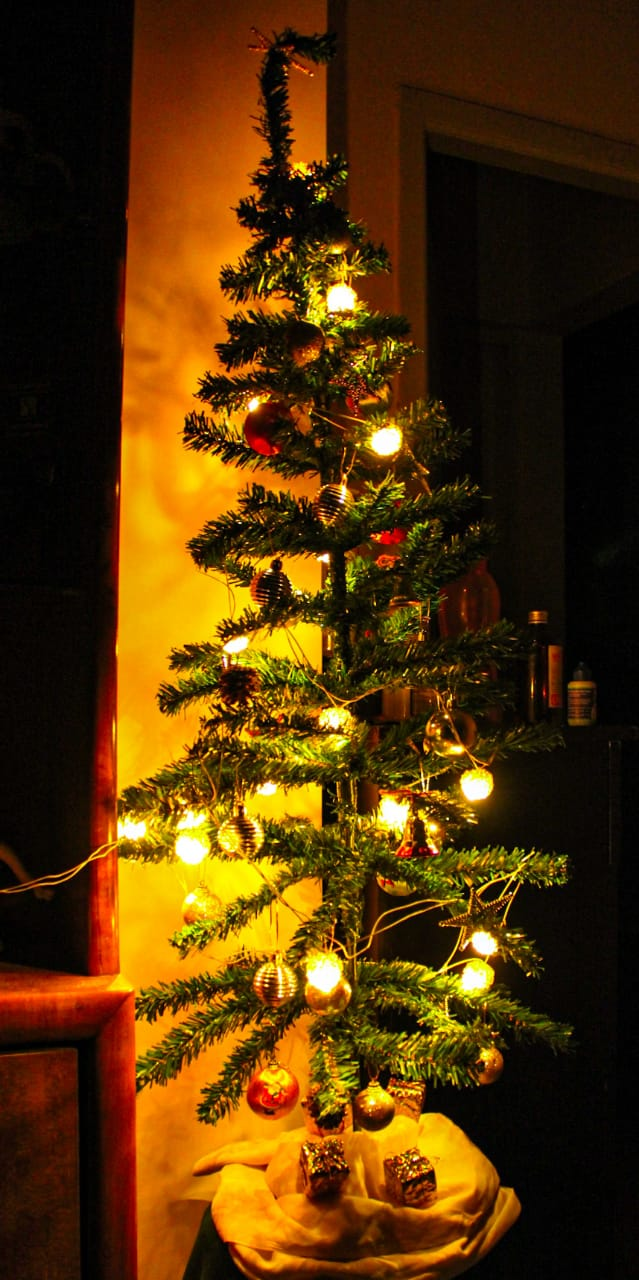
#> input picture 10795.JPEG, 639 x 1280 px, found by its file name
$ python AGCWD_sk.py
#> lines starting #> are read from the running program, lines starting #| are printed output that depends on the picture
#> further down, inp_img is the input picture: shape (1280, 639, 3); mean R, G, B 85.5, 51.6, 6.3
# -*- coding: utf-8 -*-
"""
 Adaptive gamma correction based on the reference.
 Reference:
   S. Huang, F. Cheng and Y. Chiu, "Efficient Contrast Enhancement Using Adaptive Gamma Correction With
   Weighting Distribution," in IEEE Transactions on Image Processing, vol. 22, no. 3, pp. 1032-1041,
   March 2013. doi: 10.1109/TIP.2012.2226047

"""
from skimage import io,color,exposure
import numpy as np

def RGB2HSV(img):
    i = color.rgb2hsv(img)
#> i: shape (1280, 639, 3) float64; mean of channels 0, 1, 2 0.104, 0.803, 0.336
    i = i[:,:,2]
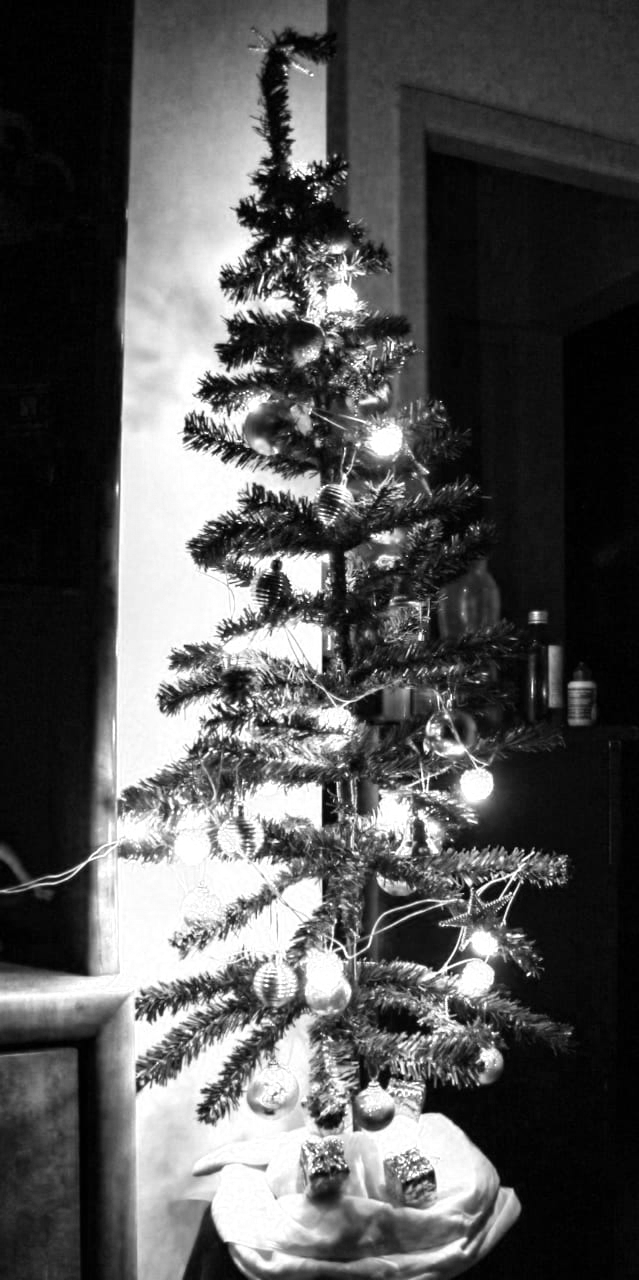
#> i: shape (1280, 639) float64; min 0, max 1, mean 0.336
    i = i * 255
    i = np.uint8(i)
    return i

def get_pdf(img):
    pixelcounts,a = exposure.histogram(img)
#> pixelcounts = 256 values, max 29326 at index 255, min 0 at index 33, mean 3195; a = 256 values from 0 to 255
    pdf = pixelcounts/np.size(img)
#> pdf = 256 values, max 0.0359 at index 255, min 0 at index 33, mean 0.00391
    return pdf

def SetValueChannel(color_image,value_channel):
    value_channel = np.double(value_channel)
    value_channel = value_channel/255
    color_image = color.rgb2hsv(color_image)
    color_image[:,:,2] = value_channel
    color_image = np.uint8(np.round(color.hsv2rgb(color_image) * 255))
    return color_image

def AGCWD(img):
    weighting_parameter = 0.5
    image = img
    image = RGB2HSV(image)
    pdf = get_pdf(image)
    Max = max(pdf)
#> Max = 0.0359
    Min = min(pdf)
#> Min = 0
    pdf_w = Max * (((pdf-Min)/(Max - Min)) ** weighting_parameter)
#> pdf_w = 256 values, max 0.0359 at index 255, min 0 at index 33, mean 0.00999
    cdf_w = np.cumsum(pdf_w)/sum(pdf_w)
#> cdf_w = 256 values from 0.00434 to 1
    l = np.arange(0,256)
    l_max = 255
    for i in l:
        l[i] = np.array([l_max * (l[i]/l_max) ** (1 - cdf_w[i])])
#> after the loop, l = 256 values from 0 to 255
    l = np.uint8(l)

    enhanced_image = image
    h,w = image.shape
#> h = 1280; w = 639
    for i in range(0,h):
        for j in range(0,w):
            intensity = enhanced_image[i][j]
            enhanced_image[i][j] = l[intensity]
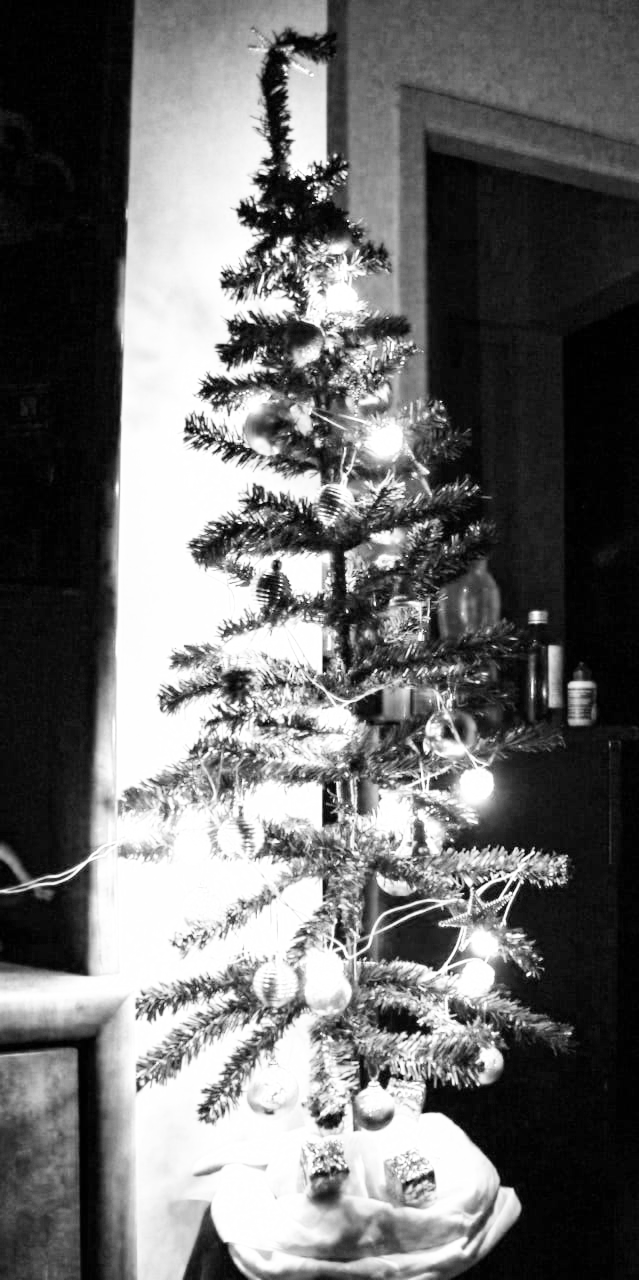
#> enhanced_image: shape (1280, 639); min 0, max 255, mean 109.7
    enhanced_image = SetValueChannel(img, enhanced_image)
#> in SetValueChannel, `color_image[:,:,2] = value_channel`: color_image: shape (1280, 639, 3) float64; mean of channels 0, 1, 2 0.104, 0.803, 0.43
#> in SetValueChannel, `color_image = np.uint8(np.round(color.hsv2rgb(color_image) * 255))`:
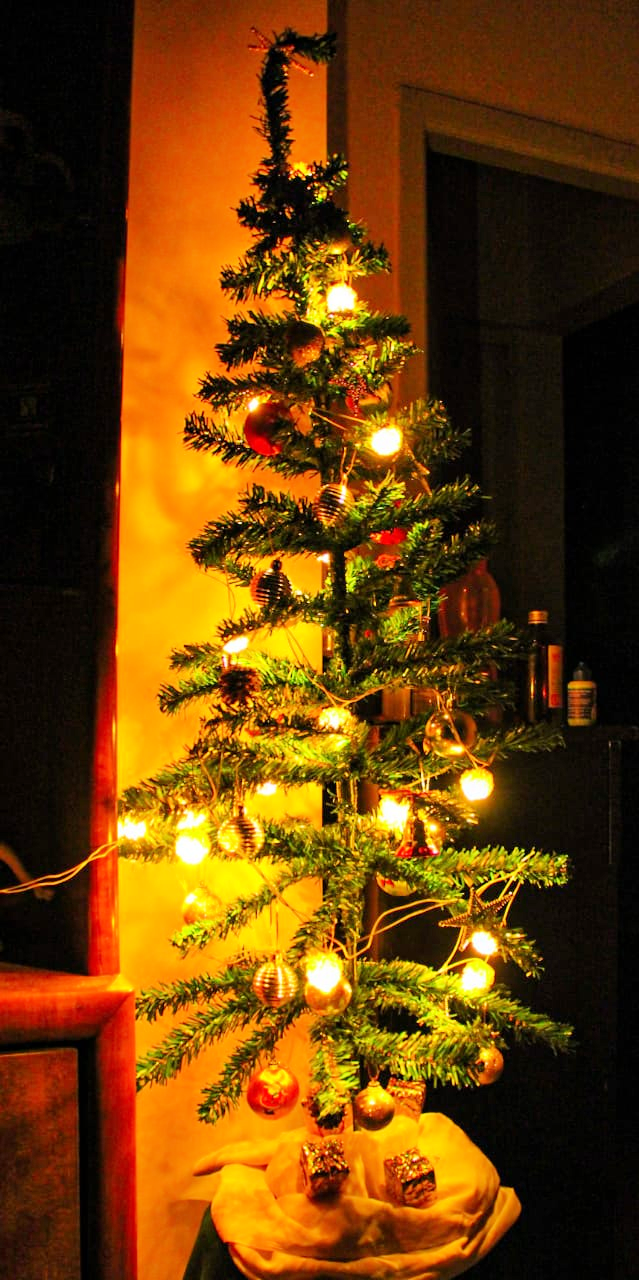
#> color_image: shape (1280, 639, 3); mean R, G, B 109.4, 64.2, 7.9
    return enhanced_image

#Load the input image

inp_img = io.imread('C:/Users/Abhi/Downloads/10795.jpeg')
test = AGCWD(inp_img)
io.imsave('AGCWD_Output.png',test)

$ run again, with 1.JPG copied over 10795.JPEG
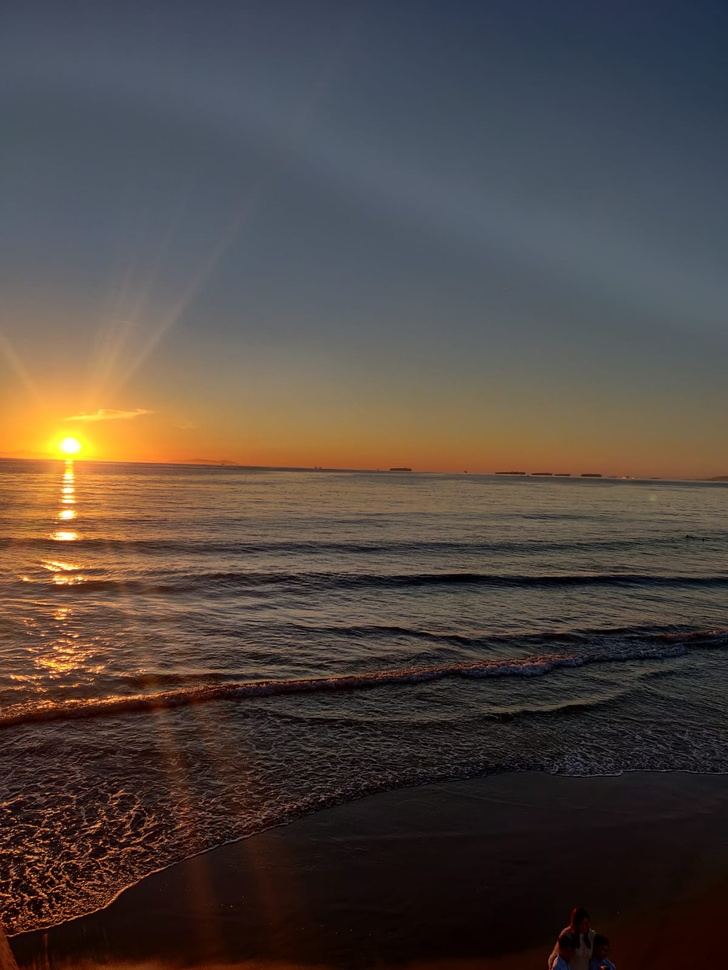
#> input picture 1.JPG, 728 x 970 px, shrunk from 1200 x 1599 before the run, found by its file name
#> inp_img is the input picture: shape (970, 728, 3); mean R, G, B 80.6, 70.6, 65.4
#> in RGB2HSV, `i = i[:,:,2]`:
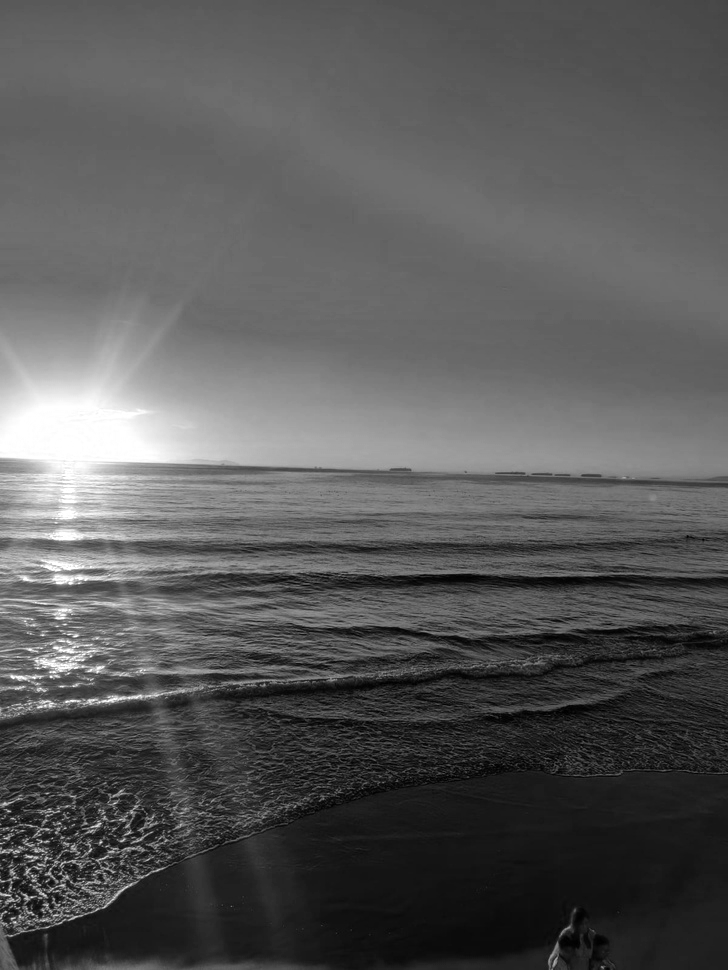
#> i: shape (970, 728) float64; min 0, max 1, mean 0.348
#> pixelcounts = 256 values, max 27465 at index 105, min 0 at index 33, mean 2758.4; a = 256 values from 0 to 255
#> in get_pdf, `pdf = pixelcounts/np.size(img)`: pdf = 256 values, max 0.0389 at index 105, min 0 at index 33, mean 0.00391
#> Max = 0.0389
#> Min = 0
#> pdf_w = 256 values, max 0.0389 at index 105, min 0 at index 33, mean 0.00986
#> cdf_w = 256 values from 0.000509 to 1
#> after the loop in AGCWD, `for i in l:`: l = 256 values from 0 to 255
#> in SetValueChannel, `color_image = np.uint8(np.round(color.hsv2rgb(color_image) * 255))`:
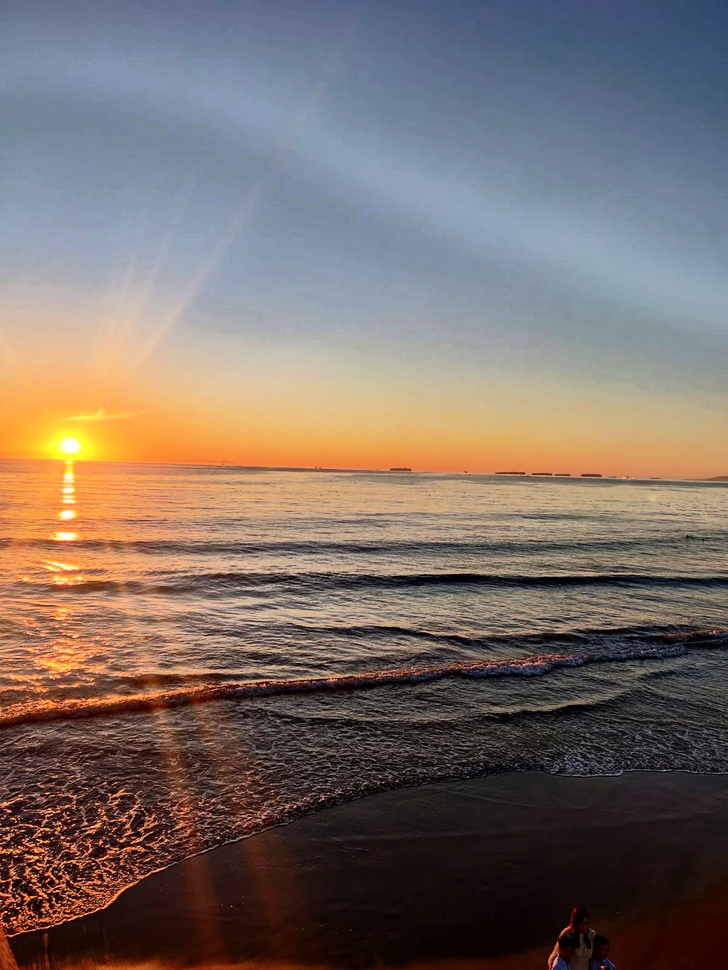
#> color_image: shape (970, 728, 3); mean R, G, B 122.3, 108.8, 102.5

$ run again, with 2.JPG copied over 10795.JPEG
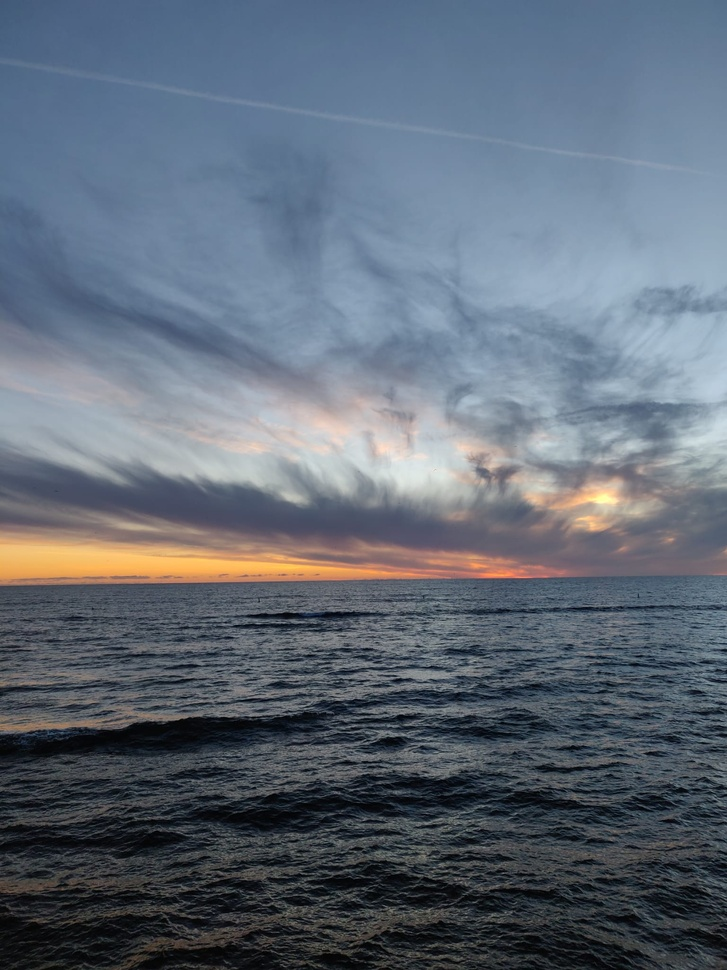
#> input picture 2.JPG, 727 x 970 px, shrunk from 1536 x 2048 before the run, found by its file name
#> inp_img is the input picture: shape (970, 727, 3); mean R, G, B 96.8, 106.8, 119.4
#> in RGB2HSV, `i = i[:,:,2]`:
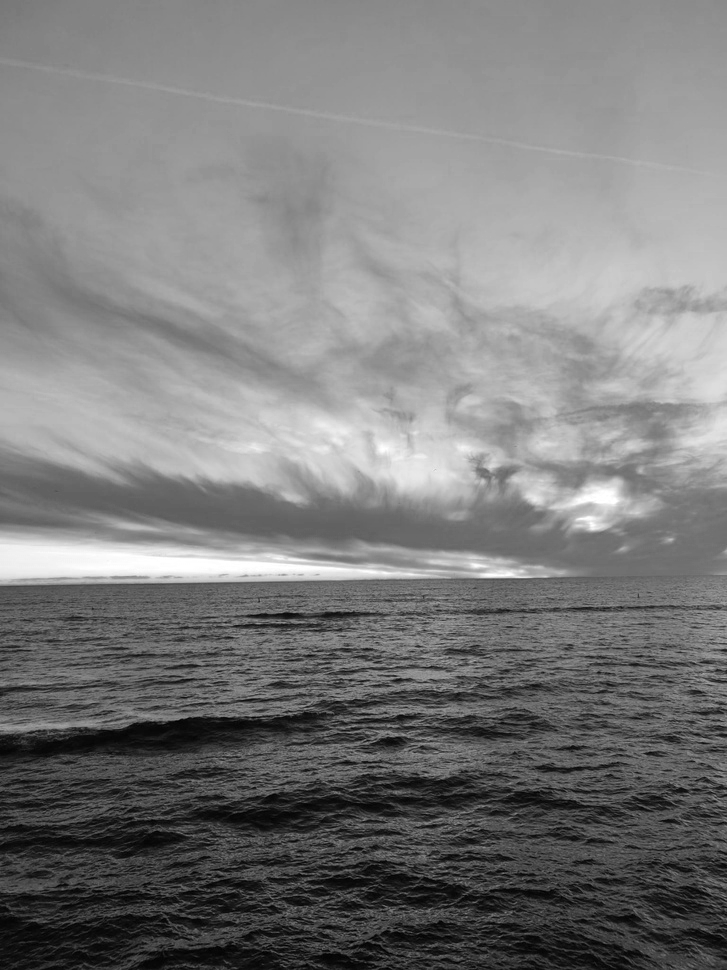
#> i: shape (970, 727) float64; min 0, max 1, mean 0.483
#> pixelcounts = 256 values, max 17023 at index 147, min 0 at index 33, mean 2754.6; a = 256 values from 0 to 255
#> in get_pdf, `pdf = pixelcounts/np.size(img)`: pdf = 256 values, max 0.0241 at index 147, min 0 at index 33, mean 0.00391
#> Max = 0.0241
#> Min = 0
#> pdf_w = 256 values, max 0.0241 at index 147, min 0 at index 33, mean 0.00846
#> cdf_w = 256 values from 0.000241 to 1
#> after the loop in AGCWD, `for i in l:`: l = 256 values from 0 to 255
#> in SetValueChannel, `color_image = np.uint8(np.round(color.hsv2rgb(color_image) * 255))`:
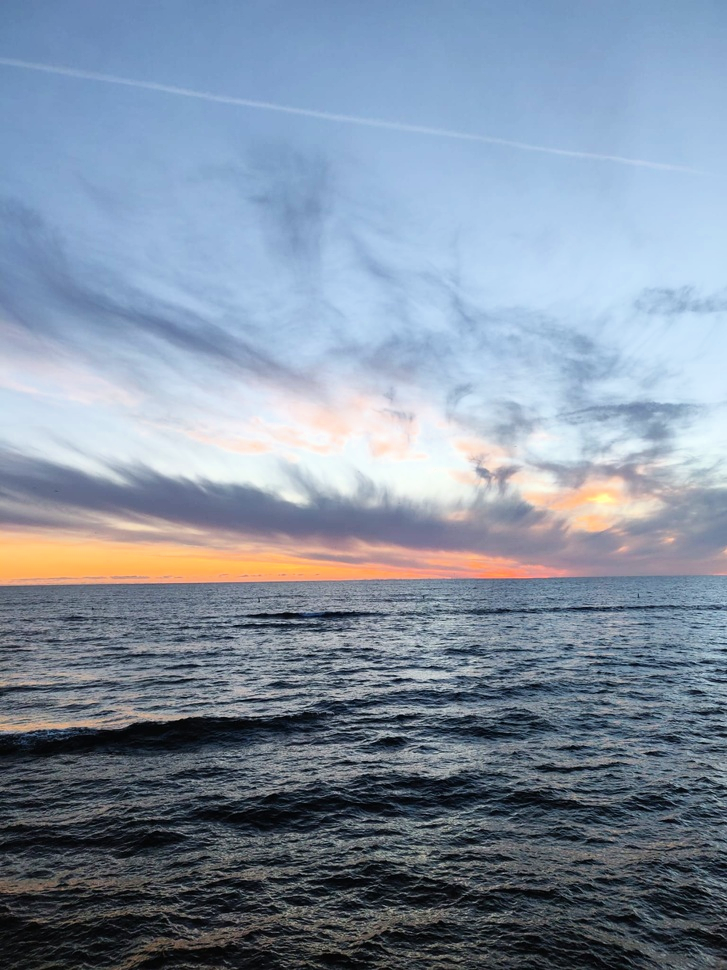
#> color_image: shape (970, 727, 3); mean R, G, B 130.1, 144.1, 161.7
